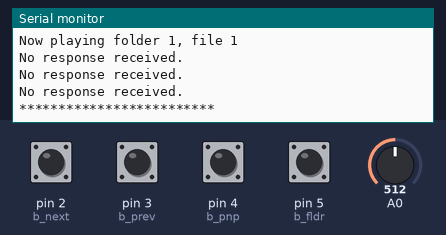
Bench run of a sketch on a simulated Arduino Uno, built with avr-gcc and run on an emulated ATmega328P. Parts: the last lines printed to the serial monitor. The test bench sets the inputs (shaded band); at power-on: pin 2 (b_next), pin 3 (b_prev), pin 4 (b_pnp), pin 5 (b_fldr) HIGH, A0 = 512.

Above: at 2.8 s.
2.9 s: pin 2 (b_next) pulled LOW for 0.15 s
At 3.4 s:
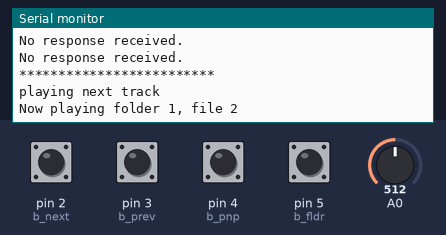
4.5 s: pin 3 (b_prev) pulled LOW for 0.15 s
At 5.8 s:
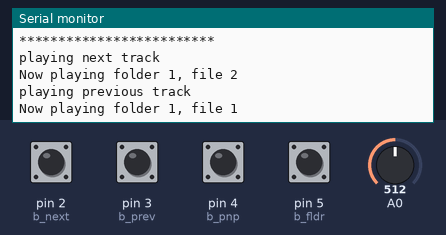
6.1 s: pin 4 (b_pnp) pulled LOW for 0.15 s
At 7.1 s:
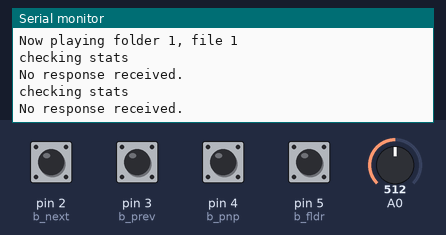
7.7 s: pin 5 (b_fldr) pulled LOW for 0.15 s
At 8.2 s:
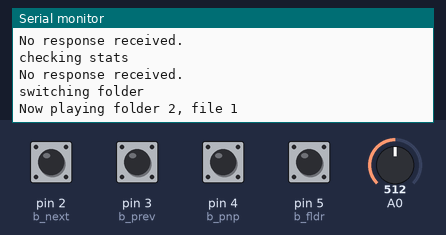
9.3 s: pin 2 (b_next) pulled LOW for 1 s
At 10.7 s:
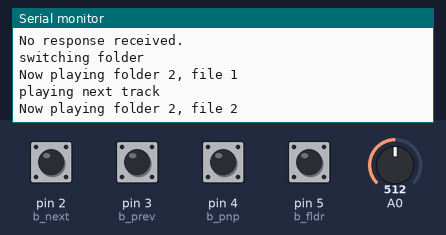

The sketch:

mp3cpp.ino
```cpp
#include <SPI.h>
#include <Adafruit_GFX.h>
#include <Adafruit_ST7735.h>
#include "image_data.h"

#define TFT_CS   10
#define TFT_DC   7
#define TFT_RST  8

Adafruit_ST7735 tft = Adafruit_ST7735(TFT_CS, TFT_DC, TFT_RST);

const int IMG_W = 108;
const int IMG_H = 108;

// void setup() {
//   Serial.begin(9600);
//   delay(1000);
//   Serial.println("Starting...");

//   tft.initR(INITR_BLACKTAB);
//   tft.setRotation(2);
//   tft.fillScreen(ST77XX_BLACK);
//   Serial.println("Display initialized");

//   int offsetX = ((tft.width()  - IMG_W) / 2);
//   int offsetY = ((tft.height() - IMG_H) / 2) - 16;

//   for (int y = 0; y < IMG_H; y++) {
//     for (int x = 0; x < IMG_W; x++) {
//       uint16_t color = pgm_read_word(&albumArt[y * IMG_W + x]);
//       tft.drawPixel(offsetX + x, offsetY + y, color);
//     }
//   }

//  for (int x = 0; x < IMG_W; x++) {
//     int y = IMG_H + 10;
//     uint16_t color = 8418;
//     tft.drawPixel(offsetX + x, offsetY + y, color);
//   }

//   Serial.println("Image drawn");

//   Serial.print("width: "); Serial.println(tft.width());
//   Serial.print("height: "); Serial.println(tft.height());
//   Serial.print("offsetX: "); Serial.println(offsetX);
//   Serial.print("offsetY: "); Serial.println(offsetY);
// }

// void loop() {
// }
```

serial_mp3_player.ino
```cpp
#include <SoftwareSerial.h>
#include <ezButton.h>

//thanks to diyables and cefloide
//note: manual updates for fldr_track_nums

// ***** commands for the serial mp3 player module *****
#define CMD_PLAY_NEXT 0x01 //next track
#define CMD_PLAY_PREV 0x02 //previous track
#define CMD_PLAY_W_INDEX 0x03 //play specific n track
#define CMD_SET_VOLUME 0x06 // set num for volume
#define CMD_SEL_DEV 0x09 //select device
#define CMD_PLAY_W_VOL 0x22 // play n track at m volume
#define CMD_PLAY 0x0D // play current track
#define CMD_PAUSE 0x0E // pause current track
#define CMD_SINGLE_CYCLE 0x19 //loop current track
#define CMD_PLAY_FOLDER_FILE 0x0F

#define DEV_TF 0x02 //device / mircosd
#define SINGLE_CYCLE_ON 0x00 //yes loop
#define SINGLE_CYCLE_OFF 0x01 // no loop
#define CMD_TRACK_FINISHED 0x3D  //when a track finishes

#define CMD_QUERY_STATUS 0x42
#define CMD_QUERY_VOLUME 0x43
#define CMD_QUERY_CURRENT_TRACK 0x4C
#define CMD_QUERY_FLDR_TRACKS 0x4e
#define CMD_QUERY_TOT_TRACKS 0x48
#define CMD_QUERY_FLDR_COUNT 0x4f

// ***** end of commands *****


#define ARDUINO_RX 7  // TX of the Serial MP3 Player module
#define ARDUINO_TX 6  // RX of the Serial MP3 Player module

//list of functions for complier
void mp3_command(int8_t command, int16_t dat, int8_t feedback = 0x00);
int16_t  mp3_query(int8_t queryCommand, int16_t queryDat = 0x0000);
bool mp3_read_response(int8_t* command, int16_t* data);
void mp3_debug_dump();
void play_folder(uint8_t folder, uint8_t file);
void play_next_track();
void play_prev_track();
void play_next_folder();
// end of func

SoftwareSerial mp3(ARDUINO_RX, ARDUINO_TX);

//vars
ezButton b_next(2);
ezButton b_prev(3);
ezButton b_pnp(4);
ezButton b_fldr(5);

uint8_t cur_fldr = 1;
uint8_t cur_file = 1;
const uint8_t fldr_track_nums[] = {0, 19, 10};
const uint8_t num_fldrs = (sizeof(fldr_track_nums) / sizeof(fldr_track_nums[0])) - 1;
uint8_t total_files_in_fldr = fldr_track_nums[cur_fldr];
int lastVolume = -1;
String output = "";
//***


void setup() {
  Serial.begin(9600);
  mp3.begin(9600);
  delay(500);  // wait chip initialization is complete

  mp3_command(CMD_SEL_DEV, DEV_TF);  // select the TF card
  delay(200);

  mp3_command(CMD_SET_VOLUME, 15);   // Change volume to 15
  delay(100);

  b_next.setDebounceTime(50);
  b_prev.setDebounceTime(50);
  b_pnp.setDebounceTime(50);
  b_fldr.setDebounceTime(50);

  //DOESNT WORK >:[ *****
  // // ask the module how many files are in folder 1 BEFORE we start playing,
  // // so we know when to wrap back to file 1 later
  // int16_t fldr_tracks = mp3_query(CMD_QUERY_FLDR_TRACKS, cur_fldr);
  // if (fldr_tracks > 0) {
  //   total_files_in_fldr = (uint8_t)fldr_tracks;
  // }
  //*********

  Serial.print("Tracks in folder ");
  Serial.print(cur_fldr);
  Serial.print(": ");
  Serial.println(total_files_in_fldr);

  play_folder(cur_fldr, cur_file);

  delay(500);
  mp3_query(CMD_QUERY_STATUS);
  mp3_query(CMD_QUERY_VOLUME);
  mp3_query(CMD_QUERY_CURRENT_TRACK);

  Serial.println("*************************");
}

void loop() {
  //volume control
  int analogVal = analogRead(A0);
  int volume = map(analogVal, 0, 1023, 0, 30);
  if (volume != lastVolume) {
    mp3_command(CMD_SET_VOLUME, volume);
    lastVolume = volume;
  }

  //button logic
  b_next.loop();
  b_prev.loop();
  b_pnp.loop();
  b_fldr.loop();

  if (b_next.isPressed()) {
    Serial.println("playing next track");
    play_next_track();
  }

  if (b_prev.isPressed()) {
    Serial.println("playing previous track");
    play_prev_track();
  }

  if (b_pnp.isPressed()) {
    Serial.println("checking stats");
    mp3_query(CMD_QUERY_STATUS);
    if(output == "Playing"){
      mp3_command(CMD_PAUSE, 0x0000);
    } else if(output == "Paused"){
      mp3_command(CMD_PLAY, 0x0000);
    }
  }

  if (b_fldr.isPressed()) {
    Serial.println("switching folder");
    play_next_folder();
  }

  //listen for if track finished
  int8_t respCommand;
  int16_t respData;
  if (mp3_read_response(&respCommand, &respData)) {
    if (respCommand == CMD_TRACK_FINISHED) {
      Serial.print("finished track: ");
      Serial.println(respData);
      play_next_track();
    }
  }
}

//***** playback stuff *****
void play_folder(uint8_t folder, uint8_t file) {
  cur_fldr = folder;
  cur_file = file;
  total_files_in_fldr = fldr_track_nums[folder];

  uint16_t dat = ((uint16_t)folder << 8) | file;
  mp3_command(CMD_PLAY_FOLDER_FILE, dat, 0x01);

  Serial.print("Now playing folder ");
  Serial.print(cur_fldr);
  Serial.print(", file ");
  Serial.println(cur_file);
}

void play_next_track() {
  cur_file++;
  if (cur_file > total_files_in_fldr) {
    cur_file = 1;  // wrap back to the first track in the folder
  }
  play_folder(cur_fldr, cur_file);
}

void play_prev_track() {
  if (cur_file <= 1) {
    cur_file = total_files_in_fldr;  // wrap to the last track in the folder
  } else {
    cur_file--;
  }
  play_folder(cur_fldr, cur_file);
}

void play_next_folder() {
  cur_fldr++;
  if (cur_fldr > num_fldrs) {
    cur_fldr = 1;  // wrap back to folder 1
  }
  play_folder(cur_fldr, 1);  // always start at file 1 of new folder
}


// ***** command n response functions *****
//formats the commands
void mp3_command(int8_t command, int16_t dat, int8_t feedback) {
  int8_t frame[8] = { 0 };
  frame[0] = 0x7e;                // starting byte
  frame[1] = 0xff;                // version
  frame[2] = 0x06;                // the number of bytes of the command without starting byte and ending byte
  frame[3] = command;             //
  frame[4] = feedback;                // 0x00 = no feedback, 0x01 = feedback
  frame[5] = (int8_t)(dat >> 8);  // data high byte
  frame[6] = (int8_t)(dat);       // data low byte
  frame[7] = 0xef;                // ending byte
  for (uint8_t i = 0; i < 8; i++) {
    mp3.write(frame[i]);
  }
}


// Reads one 10-byte response frame from the MP3 module, if available
bool mp3_read_response(int8_t* command, int16_t* data) {
  if (mp3.available() < 10) return false;

  int8_t frame[10];
  for (uint8_t i = 0; i < 10; i++) {
    frame[i] = mp3.read();
  }

  if (frame[0] != 0x7E || frame[9] != (int8_t)0xEF) return false;

  *command = frame[3];
  *data = ((int16_t)frame[5] << 8) | (frame[6] & 0xFF);
  return true;
}

//writes the query
int16_t  mp3_query(int8_t queryCommand, int16_t queryDat) {
  while (mp3.available()) mp3.read();

  mp3_command(queryCommand, queryDat, 0x01);
  delay(100);  // give the module time to respond

  int8_t respCommand;
  int16_t respData;
  if (mp3_read_response(&respCommand, &respData)) {
    switch (respCommand) {
      case CMD_QUERY_STATUS: {
      uint8_t device = (respData >> 8) & 0xFF;
      uint8_t state = respData & 0xFF;
      Serial.print("Status: ");
      if (state == 0) output = "Stopped";
      else if (state == 1) output = "Playing";
      else if (state == 2) output = "Paused";
      else output = String(state);
      Serial.println(output);
      break;
    }
      case CMD_QUERY_VOLUME:
        Serial.print("volume: ");
        Serial.println(respData);
        break;
      case CMD_QUERY_CURRENT_TRACK:
        Serial.print("current track: ");
        Serial.println(respData);
        break;
      case CMD_QUERY_FLDR_TRACKS:
        Serial.print("tracks in folder: ");
        Serial.println(respData);
        break;
      case CMD_QUERY_TOT_TRACKS:
        Serial.print("number of tracks in folder: ");
        Serial.println(respData);
        break;
      case CMD_QUERY_FLDR_COUNT:
        Serial.print("number of folders: ");
        Serial.println(respData);
        break;
      default:
        Serial.print("Unknown response, command=0x");
        Serial.println(respCommand, HEX);
    }
    return respData;
  } else {
    Serial.println("No response received.");
    return -1;
  }
}

//check
void mp3_debug_dump() {
  Serial.print("Bytes available: ");
  Serial.println(mp3.available());
  while (mp3.available()) {
    Serial.print(mp3.read(), HEX);
    Serial.print(" ");
  }
  Serial.println();
}
```

Source omitted: image_data.h (80047 bytes)

Measured:
- after the input at 2.9 s, the serial monitor: prints a new line after 0.05 s (image 1)
- after the input at 4.5 s, the serial monitor: prints a new line after 0.05 s (image 2)
- after the input at 6.1 s, the serial monitor: prints a new line after 0.05 s (image 3)
- after the input at 7.7 s, the serial monitor: prints a new line after 0.05 s (image 4)
- after the input at 9.3 s, the serial monitor: prints a new line after 0.05 s (image 5)
